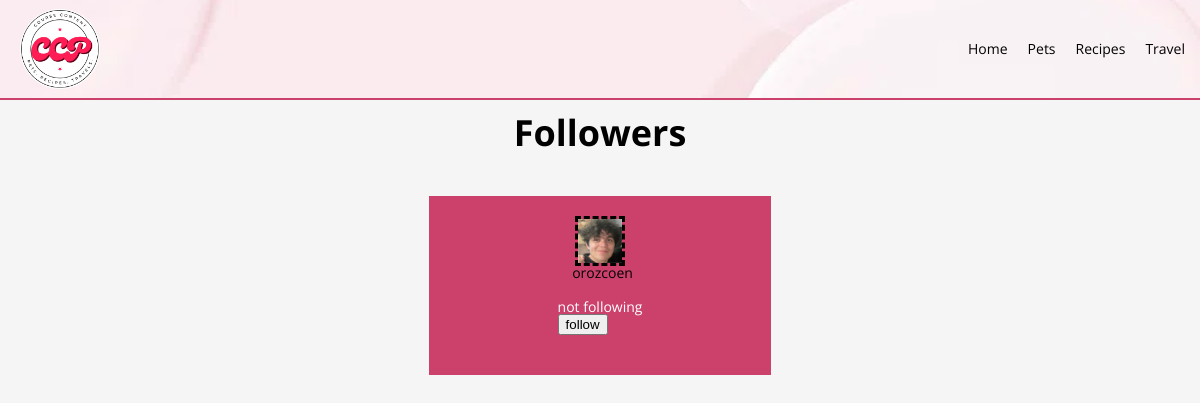
/users/igiallan/followers/ (signed in), run on the app's committed database.
### tables this page shows
CREATE TABLE following (
  username1 VARCHAR(20) NOT NULL,
  username2 VARCHAR(20) NOT NULL,
  PRIMARY KEY (username1, username2),
  FOREIGN KEY (username1) REFERENCES users(username) ON DELETE CASCADE,
  FOREIGN KEY (username2) REFERENCES users(username) ON DELETE CASCADE
);

CREATE TABLE users (
    username VARCHAR(20) NOT NULL PRIMARY KEY,
    fullname VARCHAR(40) NOT NULL,
    email VARCHAR(40) NOT NULL,
    filename VARCHAR(64) NOT NULL,
    alt VARCHAR(256) NOT NULL,
    password VARCHAR(256) NOT NULL
);

### ccp/views/user.py (the view)
@ccp.app.route('/users/<user_url_slug>/followers/')
def show_user_followers(user_url_slug):
    if 'username' not in flask.session:
        print('wrong')
        return flask.redirect(flask.url_for('show_login'))
    connection = ccp.model.get_db()
    logname = flask.session['username']  # fix after login
    followers = connection.execute(
        f"SELECT u.username AS user, \
            u.filename AS filename, f.username1 AS user1, \
            CASE \
                WHEN EXISTS (SELECT 1 FROM following \
                    WHERE username1 = '{logname}'\
                AND username2 = f.username1) THEN 'Following' \
                ELSE 'Not Following' \
            END AS follow_status \
        FROM users u JOIN following f ON u.username = f.username1 \
        WHERE f.username2 = '{user_url_slug}'"
    )
    follows = followers.fetchall()
    context = {
        "follows": follows,
        "logname": logname,
    }
    return flask.render_template('followers.html', **context)

### ccp/model.py (called while the page is built)
def dict_factory(cursor, row):
    return {col[0]: row[idx] for idx, col in enumerate(cursor.description)}

def get_db():
    if 'sqlite_db' not in flask.g:
        db_filename = ccp.app.config['DATABASE_FILENAME']
        flask.g.sqlite_db = sqlite3.connect(str(db_filename))
        flask.g.sqlite_db.row_factory = dict_factory
        flask.g.sqlite_db.execute("PRAGMA foreign_keys = ON")
    return flask.g.sqlite_db

### ccp/templates/followers.html (shortened to what this page needs)
<!DOCTYPE html>
<html lang="en">
<head>
    <link rel="stylesheet" href="/static/css/html5reset.css">
    <link rel="stylesheet" href="/static/css/style.css">
</head>
<body>
    <header>
        <nav>
            <a class = "ccp-logo" href="/"><img src = "/static/images/ccp_logo.png" alt = "CCP Logo"/></a>
            <ul>
                <li><a href = "/">Home</a></li>
                <li><a href = "/pets/">Pets</a></li>
                <li><a href = "/recipes/">Recipes</a></li>
                <li><a href = "/travel/">Travel</a></li>
            </ul>
        </nav>
    </header>
    <main id = "main">
        <h1>Followers</h1>
        <div class = "container" >
            {% for follow in follows %}
            <div class = "box" style = "width: 30%;">
                <img src = "{{ url_for('download_file', filename=follow.filename) }}" width="50" height="50" alt = "follower profile">
                <a class = "bold" style = "margin-left: 5px;" href = "/users/{{follow.user}}/"> {{follow.user}}</a>
                    {% if logname != follow.user %}
                        {% if follow.follow_status == "Following" %}
                        <div class = "right">
                            following
                            <form action="{{ url_for('following_handler') }}?target=/users/{{ follow.user }}" method="post" enctype="multipart/form-data">
                                <input type="submit" name="unfollow" value="unfollow"/>
                                <input type="hidden" name="username" value="{{ follow.user }}"/>
                                <input type="hidden" name="operation" value="unfollow"/>
                            </form>
                        </div>
                        {% else %}
                        <div class = "right">
                            not following
                            <form action="{{ url_for('following_handler') }}?target=/users/{{ follow.user }}" method="post" enctype="multipart/form-data">
                                <input type="submit" name="follow" value="follow"/>
                            </form>
                        </div>
                        {% endif %}
                    {% endif %}
            </div>
            {% endfor %}
        </div>
    </main>
</body>
</html>

### ccp/static/css/style.css (style rules this page uses)
html { font-size: 100%; box-sizing: border-box; font-family: 'Open Sans', Arial, Helvetica, sans-serif; background-color: whitesmoke; }
body { font-family: 'Open Sans', Arial, Helvetica, sans-serif; font-size: 14px; margin: 0; padding: 0; min-height: 100vh; }
h1 { font-size: 36px; text-align: center; padding: 5px; font-weight: bold; }
img { max-width: fit-content; display: block; margin: 0 auto; border: 3px dashed black; }
div { min-height: 40px; padding: 20px 20px 20px 20px; }
*, *::before, *::after { box-sizing: inherit; }
header nav { display: flex; background-image: url('../images/header.webp'); background-size: cover; background-position: center; padding: 10px; justify-content: space-between; align-items: center; width: 100%; max-height: 100px; border-bottom: 2px solid #cb416b; }
header nav img { margin-left: 10px; max-height: 80px; margin-right: auto; border: none; }
header nav ul { display: flex; list-style-type: none; padding: 0; align-items: center; }
header nav ul li { margin-right: 20px; }
header nav ul li:last-child { margin-right: 5px; }
#main, #recipes-main { padding: 10px 10px 10px 10px; margin: 0; }
a { position: relative; text-decoration: none; color: black; }
.container { display: flex; flex-direction: column; justify-content: center; }
.box { margin: 20px auto; width: 250px; background-color: #cb416b; display: flex; flex-direction: column; align-items: center; justify-content: center; color: white; }
nav ul { display: grid; margin: 0; grid-template-columns: repeat(4, 1fr); justify-content: center; justify-items: center; align-items: center; list-style-type: none; }
@media (min-width: 768px) { html { font-size: 18px; } }
@media (min-width: 768px) { .container { flex-direction: row; flex-wrap: wrap; } }

### data on the page
following: filename (picture), user "orozcoen"
